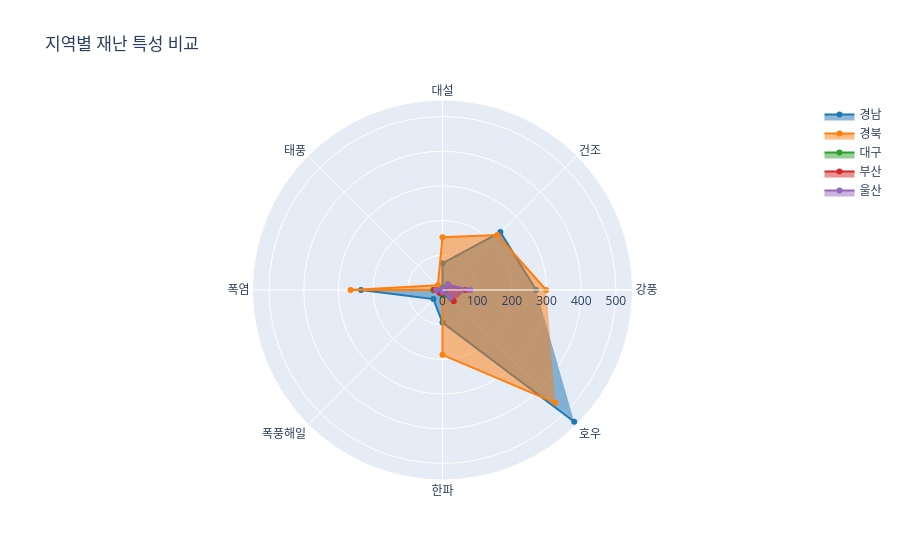

The notebook cell saved with this chart:
### Code cell
import plotly.express as px
import plotly.graph_objects as go

radar = (
    result.groupby(["지역", "재난종류"])["발생건수"]
    .sum()
    .unstack()
    .fillna(0)
)

colors = {
    "경남": "#1f77b4",
    "경북": "#ff7f0e",
    "대구": "#2ca02c",
    "부산": "#d62728",
    "울산": "#9467bd"
}

fig = go.Figure()

for region in radar.index:
    fig.add_trace(go.Scatterpolar(
        r=radar.loc[region],
        theta=radar.columns,
        fill="toself",
        name=region,
        line=dict(color=colors.get(region, "#333333"))
    ))

fig.update_layout(
    polar=dict(radialaxis=dict(visible=True)),
    title="지역별 재난 특성 비교"
)

fig.show()

### Figure 1 — Plotly figure (JSON) as saved in the notebook; plotly's stock layout.template omitted (floating-point values rounded to 4 significant figures)
{"data": [{"fill": "toself", "line": {"color": "#1f77b4"}, "name": "경남", "r": [270.0, 236.0, 77.0, 0.0, 235.0, 37.0, 94.0, 537.0], "theta": ["강풍", "건조", "대설", "태풍", "폭염", "폭풍해일", "한파", "호우"], "type": "scatterpolar"}, {"fill": "toself", "line": {"color": "#ff7f0e"}, "name": "경북", "r": [299.0, 224.0, 152.0, 19.0, 265.0, 0.0, 187.0, 460.0], "theta": ["강풍", "건조", "대설", "태풍", "폭염", "폭풍해일", "한파", "호우"], "type": "scatterpolar"}, {"fill": "toself", "line": {"color": "#2ca02c"}, "name": "대구", "r": [9.0, 21.0, 6.0, 1.0, 27.0, 0.0, 15.0, 35.0], "theta": ["강풍", "건조", "대설", "태풍", "폭염", "폭풍해일", "한파", "호우"], "type": "scatterpolar"}, {"fill": "toself", "line": {"color": "#d62728"}, "name": "부산", "r": [66.0, 22.0, 0.0, 0.0, 24.0, 12.0, 8.0, 46.0], "theta": ["강풍", "건조", "대설", "태풍", "폭염", "폭풍해일", "한파", "호우"], "type": "scatterpolar"}, {"fill": "toself", "line": {"color": "#9467bd"}, "name": "울산", "r": [80.0, 22.0, 3.0, 0.0, 18.0, 0.0, 6.0, 32.0], "theta": ["강풍", "건조", "대설", "태풍", "폭염", "폭풍해일", "한파", "호우"], "type": "scatterpolar"}], "layout": {"polar": {"radialaxis": {"visible": true}}, "title": {"text": "지역별 재난 특성 비교"}}}
